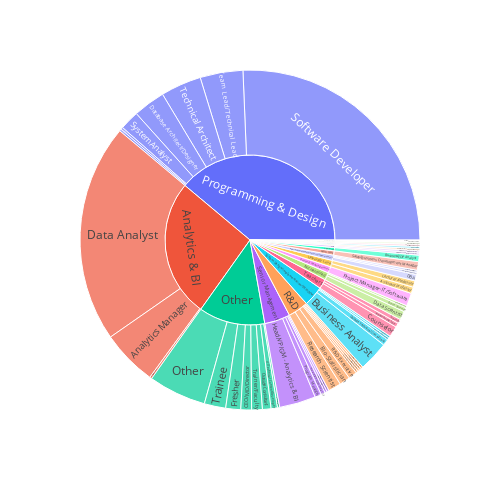

The code cell stored with this chart in its notebook:
### Markdown cell above
### Exploring the Roles that exist per Role Category

### Code cell
fig = px.sunburst(DS, path=['Role_Category','Role'])
fig.update_layout(width=500,height=500)
fig.show()

### Figure 1 — Plotly figure (JSON) as saved in the notebook; plotly's stock layout.template omitted (floating-point values rounded to 4 significant figures)
{"data": [{"branchvalues": "total", "domain": {"x": [0, 1], "y": [0, 1]}, "hovertemplate": "labels=%{label}<br>count=%{value}<br>parent=%{parent}<br>id=%{id}<extra></extra>", "ids": ["Analytics & BI/Analytics Manager", "University Level/Assistant Professor", "Voice/Associate/Senior Associate -(NonTechnical)", "Voice/Associate/Senior Associate -(Technical)", "R&D/Bio-Statistician", "R&D/Bio-Technical Research Associate/Scientist", "R&D/Bio/Pharma Informatics-Associate/Scientist", "Analytics & BI/Business Analyst", "System Design/Implementation/ERP/CRM/Business Analyst", "Operations/Business/EDP Analyst", "Other/CEO/MD/Director", "R&D/Clinical Research Associate/Scientist", "Teachers/Counselor", "Retail/Personal Banking/Customer Service Executive", "Admin/Maintenance/Security/Datawarehousing/DBA", "Analytics & BI/Data Analyst", "Not mentioned/Data Science", "Not mentioned/Data Science Lead", "Not mentioned/Data Scientist", "Programming & Design/Database Architect/Designer", "System Design/Implementation/ERP/CRM/Datawarehousing Technician", "Other/Fresher", "HR/ Recruitment / IR/HR Executive", "Senior Management/Head/VP/GM - Analytics & BI", "Senior Management/Head/VP/GM-Quality", "Admin/Maintenance/Security/Datawarehousing/IT/Networking-Manager", "Other/IT/Technical Content Developer", "University Level/Lecturer/Professor", "Mutual Funds/Fund Management/Asset Management/Operations Manager", "Other/Other", "Other/Outside Consultant", "System Design/Implementation/ERP/CRM/Outside Technical Consultant", "R&D/Pharmacist/Chemist/Bio Chemist", "Senior Management/Practice Head  /  Practice Manager", "Senior Management/Practice Head / Practice Manager", "Programming & Design/Product Manager", "Marketing/Product/Brand Manager", "Senior Management/Program Manager", "Programming & Design/Project Lead", "Project Management/Project Manager-IT/Software", "R&D/R&D Executive", "Other/Research Associate", "R&D/Research Scientist", "Corporate Sales/Sales/Business Development Manager", "Retail Sales/Sales/Business Development Manager", "Programming & Design/Software Developer", "System Design/Implementation/ERP/CRM/Subject Matter Expert", "Admin/Maintenance/Security/Datawarehousing/System Administrator", "Programming & Design/System Analyst", "Teachers/Teacher/ Private Tutor", "Programming & Design/Team Lead/Technical Lead", "Programming & Design/Technical Architect", "Other/Trainee", "Teachers/Trainer", "Other/Trainer/Faculty", "Admin/Maintenance/Security/Datawarehousing", "Analytics & BI", "Corporate Sales", "HR/ Recruitment / IR", "Marketing", "Mutual Funds/Fund Management/Asset Management", "Not mentioned", "Operations", "Other", "Programming & Design", "Project Management", "R&D", "Retail Sales", "Retail/Personal Banking", "Senior Management", "System Design/Implementation/ERP/CRM", "Teachers", "University Level", "Voice"], "labels": ["Analytics Manager", "Assistant Professor", "Associate/Senior Associate -(NonTechnical)", "Associate/Senior Associate -(Technical)", "Bio-Statistician", "Bio-Technical Research Associate/Scientist", "Bio/Pharma Informatics-Associate/Scientist", "Business Analyst", "Business Analyst", "Business/EDP Analyst", "CEO/MD/Director", "Clinical Research Associate/Scientist", "Counselor", "Customer Service Executive", "DBA", "Data Analyst", "Data Science", "Data Science Lead", "Data Scientist", "Database Architect/Designer", "Datawarehousing Technician", "Fresher", "HR Executive", "Head/VP/GM - Analytics & BI", "Head/VP/GM-Quality", "IT/Networking-Manager", "IT/Technical Content Developer", "Lecturer/Professor", "Operations Manager", "Other", "Outside Consultant", "Outside Technical Consultant", "Pharmacist/Chemist/Bio Chemist", "Practice Head  /  Practice Manager", "Practice Head / Practice Manager", "Product Manager", "Product/Brand Manager", "Program Manager", "Project Lead", "Project Manager-IT/Software", "R&D Executive", "Research Associate", "Research Scientist", "Sales/Business Development Manager", "Sales/Business Development Manager", "Software Developer", "Subject Matter Expert", "System Administrator", "System Analyst", "Teacher/ Private Tutor", "Team Lead/Technical Lead", "Technical Architect", "Trainee", "Trainer", "Trainer/Faculty", "Admin/Maintenance/Security/Datawarehousing", "Analytics & BI", "Corporate Sales", "HR/ Recruitment / IR", "Marketing", "Mutual Funds/Fund Management/Asset Management", "Not mentioned", "Operations", "Other", "Programming & Design", "Project Management", "R&D", "Retail Sales", "Retail/Personal Banking", "Senior Management", "System Design/Implementation/ERP/CRM", "Teachers", "University Level", "Voice"], "name": "", "parents": ["Analytics & BI", "University Level", "Voice", "Voice", "R&D", "R&D", "R&D", "Analytics & BI", "System Design/Implementation/ERP/CRM", "Operations", "Other", "R&D", "Teachers", "Retail/Personal Banking", "Admin/Maintenance/Security/Datawarehousing", "Analytics & BI", "Not mentioned", "Not mentioned", "Not mentioned", "Programming & Design", "System Design/Implementation/ERP/CRM", "Other", "HR/ Recruitment / IR", "Senior Management", "Senior Management", "Admin/Maintenance/Security/Datawarehousing", "Other", "University Level", "Mutual Funds/Fund Management/Asset Management", "Other", "Other", "System Design/Implementation/ERP/CRM", "R&D", "Senior Management", "Senior Management", "Programming & Design", "Marketing", "Senior Management", "Programming & Design", "Project Management", "R&D", "Other", "R&D", "Corporate Sales", "Retail Sales", "Programming & Design", "System Design/Implementation/ERP/CRM", "Admin/Maintenance/Security/Datawarehousing", "Programming & Design", "Teachers", "Programming & Design", "Programming & Design", "Other", "Teachers", "Other", "", "", "", "", "", "", "", "", "", "", "", "", "", "", "", "", "", "", ""], "type": "sunburst", "values": [26, 3, 1, 1, 5, 1, 1, 1, 14, 3, 5, 1, 5, 1, 3, 102, 2, 1, 4, 15, 1, 7, 1, 17, 2, 1, 3, 3, 1, 27, 4, 3, 1, 1, 1, 1, 1, 3, 1, 6, 4, 1, 6, 1, 4, 126, 1, 1, 9, 2, 20, 19, 10, 2, 5, 5, 129, 1, 1, 1, 1, 7, 3, 62, 191, 6, 19, 4, 1, 24, 19, 9, 6, 2]}], "layout": {"height": 500, "legend": {"tracegroupgap": 0}, "margin": {"t": 60}, "width": 500}}
